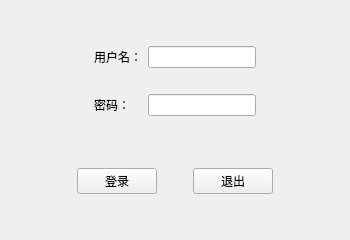
<?xml version="1.0" encoding="UTF-8"?>
<ui version="4.0">
 <class>MainWindow</class>
 <widget class="QMainWindow" name="MainWindow">
  <property name="geometry">
   <rect>
    <x>0</x>
    <y>0</y>
    <width>350</width>
    <height>240</height>
   </rect>
  </property>
  <property name="minimumSize">
   <size>
    <width>350</width>
    <height>240</height>
   </size>
  </property>
  <property name="maximumSize">
   <size>
    <width>350</width>
    <height>240</height>
   </size>
  </property>
  <property name="windowTitle">
   <string>登录</string>
  </property>
  <widget class="QWidget" name="centralwidget">
   <layout class="QVBoxLayout" name="verticalLayout">
    <item>
     <widget class="QWidget" name="widget" native="true">
      <property name="sizePolicy">
       <sizepolicy hsizetype="Preferred" vsizetype="Fixed">
        <horstretch>0</horstretch>
        <verstretch>0</verstretch>
       </sizepolicy>
      </property>
      <layout class="QGridLayout" name="gridLayout">
       <item row="0" column="2">
        <widget class="QLineEdit" name="lineEdit"/>
       </item>
       <item row="0" column="3">
        <spacer name="horizontalSpacer_5">
         <property name="orientation">
          <enum>Qt::Horizontal</enum>
         </property>
         <property name="sizeHint" stdset="0">
          <size>
           <width>40</width>
           <height>20</height>
          </size>
         </property>
        </spacer>
       </item>
       <item row="0" column="0">
        <spacer name="horizontalSpacer_4">
         <property name="orientation">
          <enum>Qt::Horizontal</enum>
         </property>
         <property name="sizeHint" stdset="0">
          <size>
           <width>40</width>
           <height>20</height>
          </size>
         </property>
        </spacer>
       </item>
       <item row="2" column="1">
        <widget class="QLabel" name="label_2">
         <property name="text">
          <string>密码：</string>
         </property>
        </widget>
       </item>
       <item row="2" column="2">
        <widget class="QLineEdit" name="lineEdit_2">
         <property name="echoMode">
          <enum>QLineEdit::PasswordEchoOnEdit</enum>
         </property>
        </widget>
       </item>
       <item row="0" column="1">
        <widget class="QLabel" name="label">
         <property name="text">
          <string>用户名：</string>
         </property>
        </widget>
       </item>
       <item row="1" column="2">
        <spacer name="verticalSpacer">
         <property name="orientation">
          <enum>Qt::Vertical</enum>
         </property>
         <property name="sizeHint" stdset="0">
          <size>
           <width>20</width>
           <height>20</height>
          </size>
         </property>
        </spacer>
       </item>
       <item row="1" column="1">
        <spacer name="verticalSpacer_2">
         <property name="orientation">
          <enum>Qt::Vertical</enum>
         </property>
         <property name="sizeHint" stdset="0">
          <size>
           <width>20</width>
           <height>20</height>
          </size>
         </property>
        </spacer>
       </item>
      </layout>
     </widget>
    </item>
    <item>
     <widget class="QWidget" name="widget_3" native="true">
      <property name="sizePolicy">
       <sizepolicy hsizetype="Preferred" vsizetype="Fixed">
        <horstretch>0</horstretch>
        <verstretch>0</verstretch>
       </sizepolicy>
      </property>
      <layout class="QHBoxLayout" name="horizontalLayout_4">
       <item>
        <spacer name="horizontalSpacer">
         <property name="orientation">
          <enum>Qt::Horizontal</enum>
         </property>
         <property name="sizeHint" stdset="0">
          <size>
           <width>40</width>
           <height>20</height>
          </size>
         </property>
        </spacer>
       </item>
       <item>
        <widget class="QPushButton" name="pushButton">
         <property name="text">
          <string>登录</string>
         </property>
        </widget>
       </item>
       <item>
        <spacer name="horizontalSpacer_3">
         <property name="orientation">
          <enum>Qt::Horizontal</enum>
         </property>
         <property name="sizeType">
          <enum>QSizePolicy::Fixed</enum>
         </property>
         <property name="sizeHint" stdset="0">
          <size>
           <width>30</width>
           <height>20</height>
          </size>
         </property>
        </spacer>
       </item>
       <item>
        <widget class="QPushButton" name="pushButton_2">
         <property name="text">
          <string>退出</string>
         </property>
        </widget>
       </item>
       <item>
        <spacer name="horizontalSpacer_2">
         <property name="orientation">
          <enum>Qt::Horizontal</enum>
         </property>
         <property name="sizeHint" stdset="0">
          <size>
           <width>40</width>
           <height>20</height>
          </size>
         </property>
        </spacer>
       </item>
      </layout>
     </widget>
    </item>
   </layout>
  </widget>
 </widget>
 <resources/>
 <connections/>
</ui>
